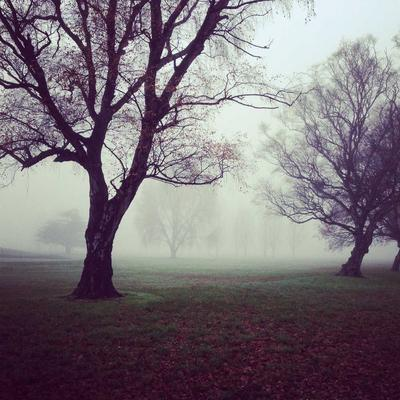
#> input picture backend/demo_data/item000_original.png, 400 x 400 px; its folder holds 4 pictures in this run
$ python gen_demo_data.py
#> lines starting #> are read from the running program, lines starting #| are printed output that depends on the picture
"""데모용 샘플 이미지 생성 스크립트.
picsum.photos(무료/라이선스 프리 실사 이미지 API)에서 제품별로 서로 다른 시드의 사진을 받아
'원본'으로 쓰고, 크롭/밝기조정/반전+워터마크 등으로 변형한 '도용 이미지'를 만든다.
실제 쇼핑몰을 크롤링하지 않는다 — 이용약관/저작권 리스크가 있고 공모전 규정(공공데이터·오픈소스
라이선스 준수)에도 어긋나기 때문에, 라이선스가 명확한 합성 데모 데이터로 대체한다.
결과물(이미지 + metadata.json)은 git에 커밋해서 배포 시 네트워크 의존 없이 바로 쓸 수 있게 한다.
"""
import hashlib
import json
import os
import urllib.request
from concurrent.futures import ThreadPoolExecutor
from threading import Lock

import imagehash
from PIL import Image, ImageDraw

OUT_DIR = os.path.join(os.path.dirname(__file__), "demo_data")
os.makedirs(OUT_DIR, exist_ok=True)

PRODUCT_NAMES = [
    "라벤더 비누", "우드윅 소이캔들", "패브릭 에코백", "세라믹 머그컵", "스테인리스 텀블러",
    "면 파우치", "가죽 키링", "노트북 파우치", "자수 손수건", "린넨 앞치마",
    "수제 도자기 그릇", "원목 도마", "뜨개 인형", "가죽 반지갑", "천연 향초",
    "디퓨저 세트", "티코스터 세트", "천연 오일 스크럽", "마크라메 행잉플랜트", "캘리그라피 엽서",
    "리본 헤어핀", "실버 반지", "비즈 목걸이", "가죽 팔찌", "크로스백",
    "프린팅 티셔츠", "다이어리 스티커", "가죽 북마크", "우드 코스터", "소가죽 카드지갑",
    "우드 트레이", "라탄 바구니", "세라믹 화병", "유리컵 세트", "실리콘 밀폐용기",
    "면 마스크", "린넨 앞치마 세트", "미니 화분", "handmade 비누세트", "왁스타블렛",
    "천연 립밤", "고체 샴푸바", "우드 빗", "천연 수세미", "면 행주 세트",
    "리넨 냅킨", "라탄 트레이", "우드 시계", "가죽 여권지갑", "미니 크로스백",
    "천 필통", "패브릭 파우치", "니트 목도리", "손뜨개 장갑", "패치워크 방석",
    "천연 비즈왁스랩", "대나무 칫솔", "유리 디퓨저병", "도자기 접시 세트", "무명 앞치마",
    "가죽 명함지갑", "우드 트레이 세트", "라탄 조명갓", "세라믹 캔들홀더", "천연 소이왁스타블렛",
    "핸드메이드 귀걸이", "구슬 팔찌", "가죽 시계줄", "패브릭 북커버", "리넨 파우치",
    "우드 도장", "천연 아로마오일", "수제 그래놀라바", "핸드드립 드립백 세트", "수제 잼",
    "천연 발효 식초", "우드 수저받침", "라탄 컵받침", "가죽 열쇠고리", "패브릭 티코스터",
    "세라믹 비누receptacle", "우드 트레이 미니", "천연 모기퇴치 스프레이", "핸드메이드 방향제",
    "니트 파우치", "패브릭 인형", "우드 액자", "가죽 카드케이스", "라탄 바스켓 미니",
    "천연 클렌징바", "수제 캔들워머", "무명 마스크팩", "핸드메이드 브로치", "가죽 벨트",
    "우드 옷걸이", "패브릭 러그", "세라믹 티스푼", "라탄 트레이 대형", "천연 디퓨저 스틱",
    "핸드메이드 헤어밴드", "우드 트리벳", "가죽 파우치", "패브릭 쿠션커버", "니트 코스터",
]

SHOP_TEMPLATES = [
    ("OO마켓 셀러 미소상회", "원가보다 30% 저렴하게 판매 중"),
    ("스마트스토어 데일리샵", "워터마크 붙여 재판매"),
    ("OO마켓 홈라이프", "상세페이지 사진 그대로 도용"),
    ("인스타 공동구매 계정", "SNS에서 재판매 중"),
    ("OO마켓 에코라이프", "제품명만 바꿔서 등록"),
    ("스마트스토어 그린데일리", "동일 사진 좌우반전 후 사용"),
]

UNRELATED_SEEDS = [f"copycat-unrelated-{i}" for i in range(6)]

metadata = {}
_seen_hashes: set[str] = set()
_seen_lock = Lock()


def fetch(seed, path):
    """picsum은 seed가 달라도 같은 카탈로그 이미지를 줄 때가 있어서(중복 원본 발생),
    내용 해시가 이미 나온 이미지면 접미사를 바꿔 다른 이미지가 나올 때까지 재시도한다."""
#> called with seed = 'copycat-item000-v3', path = 'backend/demo_data/item000_original.png'
    attempt = 0
    while True:
        actual_seed = seed if attempt == 0 else f"{seed}-retry{attempt}"
        url = f"https://picsum.photos/seed/{actual_seed}/400"
        urllib.request.urlretrieve(url, path)
#> (this line was passed over: the network is not available in this run)
        with open(path, "rb") as f:
            content_hash = hashlib.md5(f.read()).hexdigest()
        with _seen_lock:
            if content_hash not in _seen_hashes:
                _seen_hashes.add(content_hash)
                break
        attempt += 1
        if attempt > 10:
            break  # 너무 많이 재시도하면 포기하고 그냥 둔다
    Image.open(path).convert("RGB").save(path)  # jpg -> png 재저장


def make_product_variants(idx, name):
    """원본 사진 1장으로부터 도용 변형 2장(크롭+밝기 / 반전+워터마크)을 만든다."""
#> called with idx = 0, name = '라벤더 비누'
    pid = f"item{idx:03d}"
    orig = Image.open(os.path.join(OUT_DIR, f"{pid}_original.png"))
#> orig is the input picture: PIL image 400x400 RGB; mean R, G, B 121.8, 113, 120
    shop_a, note_a = SHOP_TEMPLATES[idx % len(SHOP_TEMPLATES)]
    shop_b, note_b = SHOP_TEMPLATES[(idx + 1) % len(SHOP_TEMPLATES)]
    price_a = f"{(1500 + idx * 37) % 9000 + 3000:,}원"
    price_b = f"{(2200 + idx * 53) % 9000 + 3000:,}원"

    # 도용 이미지 1: 살짝 크롭 + 밝기 변경
    cropped = orig.crop((10, 10, 390, 390)).resize((400, 400))
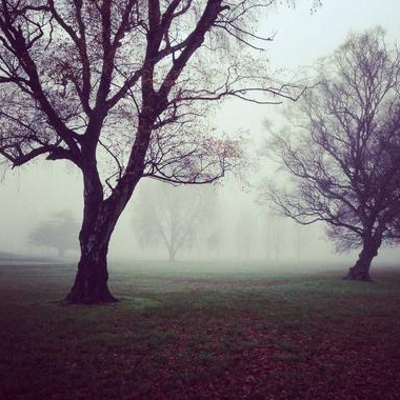
#> cropped: PIL image 400x400 RGB; mean R, G, B 123.8, 115.6, 121.9
    enhanced = Image.eval(cropped, lambda x: min(255, int(x * 1.08)))
    fname_a = f"{pid}_copied_shopA.png"
    enhanced.save(os.path.join(OUT_DIR, fname_a))
    metadata[fname_a] = {"shop": shop_a, "price": price_a, "note": note_a, "product_name": name}

    # 도용 이미지 2: 좌우 반전 + 작은 워터마크 배지 (구석에만 붙여서 원본 구도를 크게 해치지 않음)
    flipped = orig.transpose(Image.FLIP_LEFT_RIGHT)
    draw = ImageDraw.Draw(flipped)
    draw.rectangle([310, 360, 400, 400], fill=(0, 0, 0))
    draw.text((316, 372), "SALE", fill=(255, 255, 255))
    fname_b = f"{pid}_copied_shopB.png"
    flipped.save(os.path.join(OUT_DIR, fname_b))
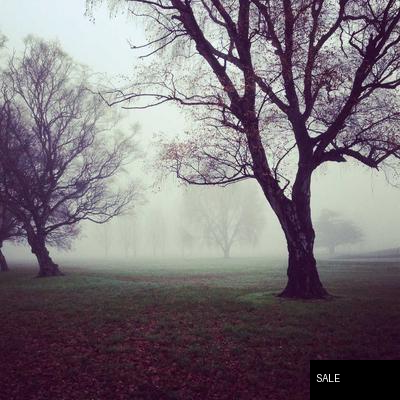
#> saved as item000_copied_shopB.png: PIL image 400x400 RGB; mean R, G, B 121, 112.8, 119.3
    metadata[fname_b] = {"shop": shop_b, "price": price_b, "note": note_b, "product_name": name}


def make_product(idx, name):
    pid = f"item{idx:03d}"
    seed = f"copycat-{pid}-v3"
    orig_path = os.path.join(OUT_DIR, f"{pid}_original.png")
    fetch(seed, orig_path)
    make_product_variants(idx, name)


with ThreadPoolExecutor(max_workers=8) as pool:
    list(pool.map(lambda args: make_product(*args), enumerate(PRODUCT_NAMES)))
#> call 2 of fetch, with seed = 'copycat-item001-v3', path = 'backend/demo_data/item001_original.png'
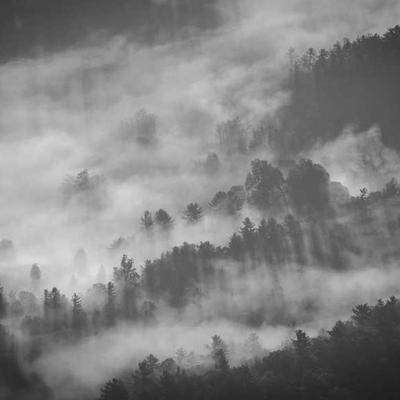
#> input picture backend/demo_data/item001_original.png, 400 x 400 px
#> call 2 of make_product_variants, with idx = 1, name = '우드윅 소이캔들'
#> in make_product_variants, orig is the input picture: PIL image 400x400 RGB; min 30, max 226, mean 131.5
#> in make_product_variants (call 2), `flipped.save(os.path.join(OUT_DIR, fname_b))`:
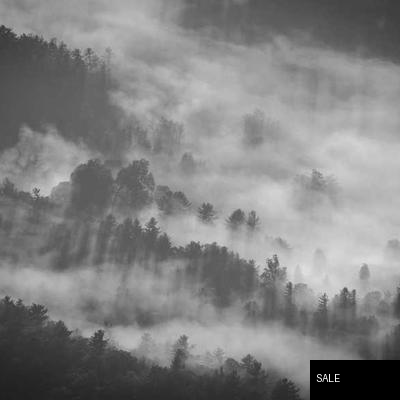
#> saved as item001_copied_shopB.png: PIL image 400x400 RGB; min 0, max 249, mean 129.6
#> call 3 of fetch, with seed = 'copycat-item002-v3', path = 'backend/demo_data/item002_original.png'
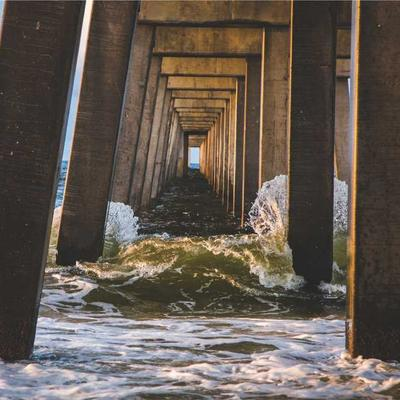
#> input picture backend/demo_data/item002_original.png, 400 x 400 px
#> call 3 of make_product_variants, with idx = 2, name = '패브릭 에코백'
#> in make_product_variants, orig is the input picture: PIL image 400x400 RGB; mean R, G, B 100.2, 89.8, 81
#> in make_product_variants (call 3), `cropped = orig.crop((10, 10, 390, 390)).resize((400, 400))`:
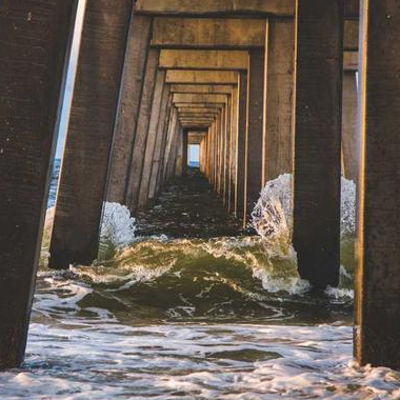
#> cropped: PIL image 400x400 RGB; mean R, G, B 101.5, 91, 81.7
#> in make_product_variants (call 3), `flipped.save(os.path.join(OUT_DIR, fname_b))`:
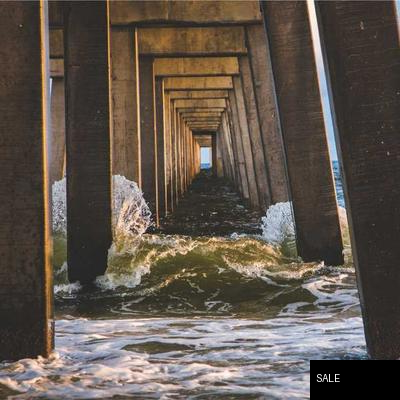
#> saved as item002_copied_shopB.png: PIL image 400x400 RGB; mean R, G, B 96.8, 86.4, 77.3
#> (the run stopped early here; a loop or call above may not have finished)
